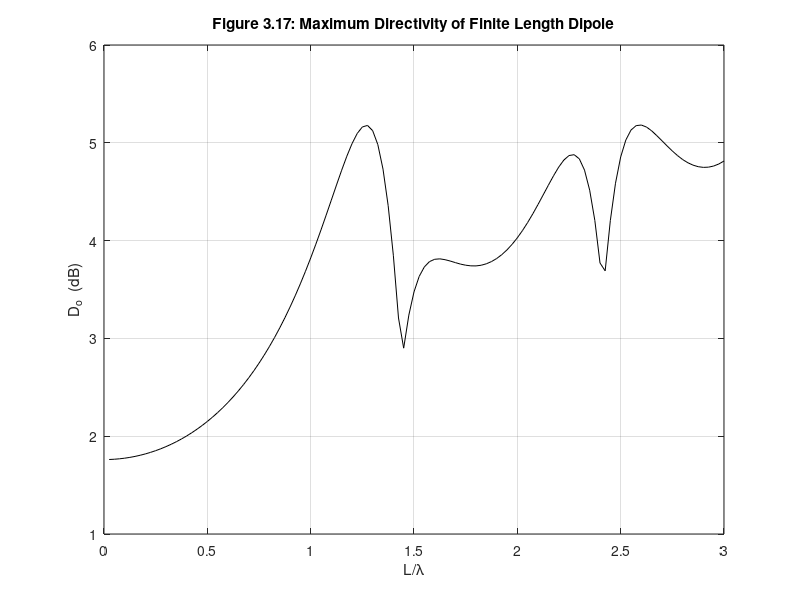

Write the MATLAB code that produced this figure.
%%%%%%%%%%%%%%%%%%%%%%%%%%%%%%%%%%%%%%%%%%%%%%%%%%%%%%%%%%%%%
%%                                                         %%
%% ******************************************************  %%
%% * Smart Antennas for Wireless Applications w/ Matlab *  %%
%% ******************************************************  %%
%%                                                         %%
%% Chapter 3: Fig 3.17                                     %%
%%                                                         %%
%% Author: Frank Gross                                     %%
%% McGraw-Hill, 2005                                       %%
%% Date:  1/26/2005                                        %%
%%                                                         %%
%% This code creates Figure 3.17, a plot of the maximum    %%
%%     directivity (dB) of a finite length dipole vs.      %%
%%     length (L/lambda)                                   %%
%%%%%%%%%%%%%%%%%%%%%%%%%%%%%%%%%%%%%%%%%%%%%%%%%%%%%%%%%%%%%      

%%------------------- Define Variables:-------------------------%%
% u - inline fcn to creat finite length dipole rad. intensity    %
% delta - negative limit of integration & integration step size  %
% x - limits of integration                                      %
% L - length of dipole in wavelengths                            %
% den - denominator of maximum directivity equation              %
% num - numerator of maximum directivity equation                %
% Do - maximum directivity of finite length dipole               %
%%--------------------------------------------------------------%%

%----- Initialize variables -----%

U = inline('((cos(pi*ll*cos(x))-cos(pi*ll))./sin(x)).^2.*sin(x)');

delta = .01;   x = delta:delta:pi;

%----- Create for loop to compute Do -----%

for i = 1:120
    ll = i/40;
    L(i) = ll;
    den = trapz(x,U(ll,x));
    num = 2*max(((cos(pi*ll*cos(x))-cos(pi*ll))./sin(x)).^2);
    temp2 = num/den;
    Do(i) = temp2;
end

%----- Plot Results -----%

figure
plot(L,10*log10(Do),'k'), grid on
title('\bfFigure 3.17: Maximum Directivity of Finite Length Dipole')
xlabel('L/\lambda')
ylabel('D_o  (dB)')
